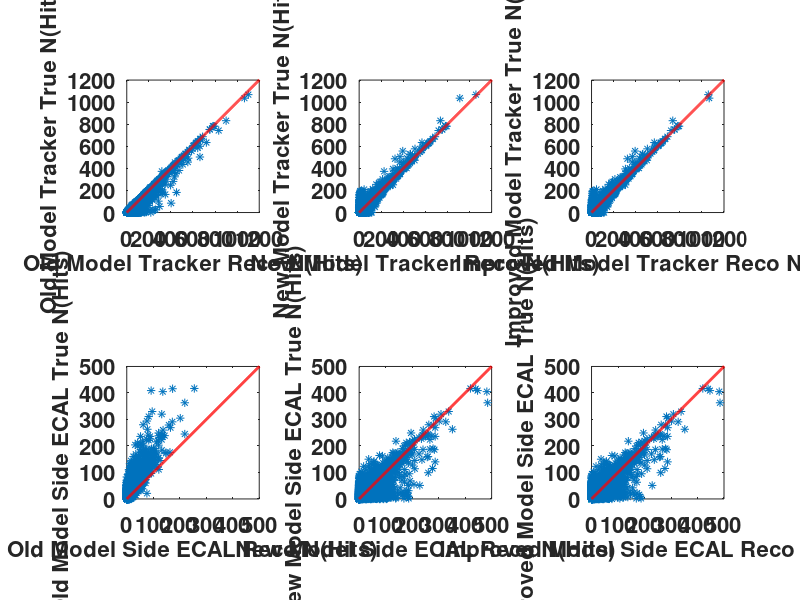
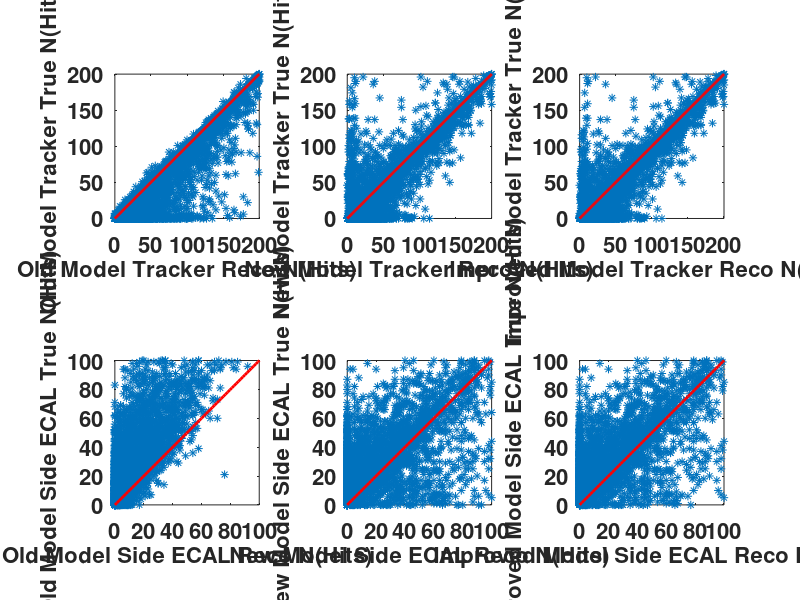

MATLAB code for these plots, in order:
function [  ] = CompareSCALModels( )

model_1 = load('model1.dat'); 
model_2 = load('model2.dat'); 
model_3 = load('model3.dat');

error = Inf;

plot_comparison(model_1,model_2,model_3,error);

disp('Old Model');
get_table(model_1,error);
disp(' ');
disp('New Model');
get_table(model_2,error);
disp(' ');
disp('Improved Model');
get_table(model_3,error);


end

function [] = get_table(model,max_error)

[trkr_t, trkr_r, scal_t, scal_r] = getCols(model);

% Replace True == 0 Values
trkr_t(trkr_t == 0) = 0.001;
scal_t(scal_t == 0) = 0.001;

trkr_error = getError(trkr_t,trkr_r);
scal_error = getError(scal_t,scal_r);

trkr = (trkr_error < max_error);
scal = (scal_error < max_error);

trkr_text = sprintf('Tracker N(Events) = %.0f, max_error = %3.2f', sum(trkr), max_error);
scal_text = sprintf('Side ECAL N(Events) = %.0f, max_error = %3.2f', sum(scal), max_error);

disp(trkr_text);
disp(scal_text);

end


function [error] = getError(true, reco)

error = abs((reco-true)./true);

end

function [c1,c2,c3,c4] = getCols(m)

c1 = m(:,1);
c2 = m(:,2);
c3 = m(:,3);
c4 = m(:,4);

end

function [] = plot_reco_true(plot_id, true,reco,axis_lim,label,error)

box(plot_id,'on');
hold(plot_id,'all');

% Plot Points
plot(reco,true,'Parent',plot_id,'Marker','*','LineStyle','none');

% Plot x = y Line
x = linspace(0,1500,1000);
y = x;
plot(x,y,'Parent',plot_id,'LineWidth',2,'Color',[1 0 0]);

xlim([0 axis_lim]);
ylim([0 axis_lim]);

% Plot x = y_err
y_err = get_y_err(x,error);
plot(x,y_err,'Parent',plot_id,'LineWidth',2,'Color',[1 0 0],'LineStyle','--');

% Plot x = -y_err
y_err = get_y_err(x,-error);
plot(x,y_err,'Parent',plot_id,'LineWidth',2,'Color',[1 0 0],'LineStyle','--');

% Create xlabel
xlabel(sprintf('%s%s',label,' Reco N(Hits)'),'FontWeight','bold','FontSize',16);

% Create ylabel
ylabel(sprintf('%s%s',label,' True N(Hits)'),'FontWeight','bold','FontSize',16);

end

function [] = plot_comparison(model_1,model_2,model_3,error)

[m1_trkr_t, m1_trkr_r, m1_scal_t, m1_scal_r] = getCols(model_1);
[m2_trkr_t, m2_trkr_r, m2_scal_t, m2_scal_r] = getCols(model_2);
[m3_trkr_t, m3_trkr_r, m3_scal_t, m3_scal_r] = getCols(model_3);

% Create figure -- All Hit Ranges
figure1 = figure;

subplot1 = subplot(2,3,1,'Parent',figure1,'PlotBoxAspectRatio',[1 1 1],'FontSize',16,'FontWeight','bold');
plot_reco_true(subplot1, m1_trkr_t,m1_trkr_r, 1200,'Old Model Tracker',error);

subplot2 = subplot(2,3,2,'Parent',figure1,'PlotBoxAspectRatio',[1 1 1],'FontSize',16,'FontWeight','bold');
plot_reco_true(subplot2, m2_trkr_t,m2_trkr_r, 1200,'New Model Tracker',error);

subplot3 = subplot(2,3,3,'Parent',figure1,'PlotBoxAspectRatio',[1 1 1],'FontSize',16,'FontWeight','bold');
plot_reco_true(subplot3, m3_trkr_t,m3_trkr_r, 1200,'Improved Model Tracker',error);

subplot4 = subplot(2,3,4,'Parent',figure1,'PlotBoxAspectRatio',[1 1 1],'FontSize',16,'FontWeight','bold');
plot_reco_true(subplot4, m1_scal_t,m1_scal_r, 500,'Old Model Side ECAL',error);

subplot5 = subplot(2,3,5,'Parent',figure1,'PlotBoxAspectRatio',[1 1 1],'FontSize',16,'FontWeight','bold');
plot_reco_true(subplot5, m2_scal_t,m2_scal_r, 500,'New Model Side ECAL',error);

subplot6 = subplot(2,3,6,'Parent',figure1,'PlotBoxAspectRatio',[1 1 1],'FontSize',16,'FontWeight','bold');
plot_reco_true(subplot6, m3_scal_t,m3_scal_r, 500,'Improved Model Side ECAL',error);

% Create figure -- Focused Hit Range 
figure2 = figure;

subplot1 = subplot(2,3,1,'Parent',figure2,'PlotBoxAspectRatio',[1 1 1],'FontSize',16,'FontWeight','bold');
plot_reco_true(subplot1, m1_trkr_t,m1_trkr_r, 200,'Old Model Tracker',error);

subplot2 = subplot(2,3,2,'Parent',figure2,'PlotBoxAspectRatio',[1 1 1],'FontSize',16,'FontWeight','bold');
plot_reco_true(subplot2, m2_trkr_t,m2_trkr_r, 200,'New Model Tracker',error);

subplot3 = subplot(2,3,3,'Parent',figure2,'PlotBoxAspectRatio',[1 1 1],'FontSize',16,'FontWeight','bold');
plot_reco_true(subplot3, m3_trkr_t,m3_trkr_r, 200,'Improved Model Tracker',error);

subplot4 = subplot(2,3,4,'Parent',figure2,'PlotBoxAspectRatio',[1 1 1],'FontSize',16,'FontWeight','bold');
plot_reco_true(subplot4, m1_scal_t,m1_scal_r, 100,'Old Model Side ECAL',error);

subplot5 = subplot(2,3,5,'Parent',figure2,'PlotBoxAspectRatio',[1 1 1],'FontSize',16,'FontWeight','bold');
plot_reco_true(subplot5, m2_scal_t,m2_scal_r, 100,'New Model Side ECAL',error);

subplot6 = subplot(2,3,6,'Parent',figure2,'PlotBoxAspectRatio',[1 1 1],'FontSize',16,'FontWeight','bold');
plot_reco_true(subplot6, m3_scal_t,m3_scal_r, 100,'Improved Model Side ECAL',error);

end

function [y_err] = get_y_err(x,error)

y_err = x.*(1+error);

end
